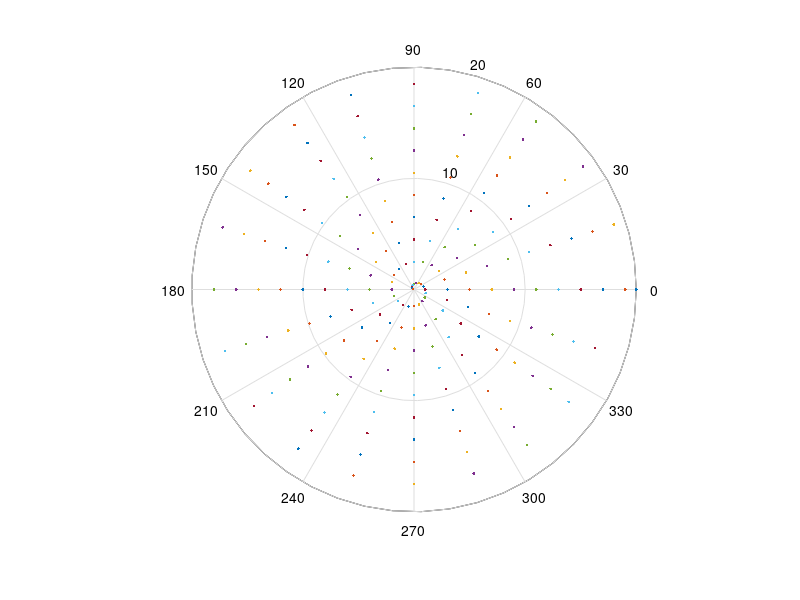

Reproduce this figure in MATLAB.
clc
clear all
close all


a=19;
ad=0.1;
polar(0,20)
hold
for teta=-10*pi:pi*ad:10*pi
    polar(teta,a,'.');
    a=a-ad;
    if a<0
        break
    end
    pause(0.04)
end
